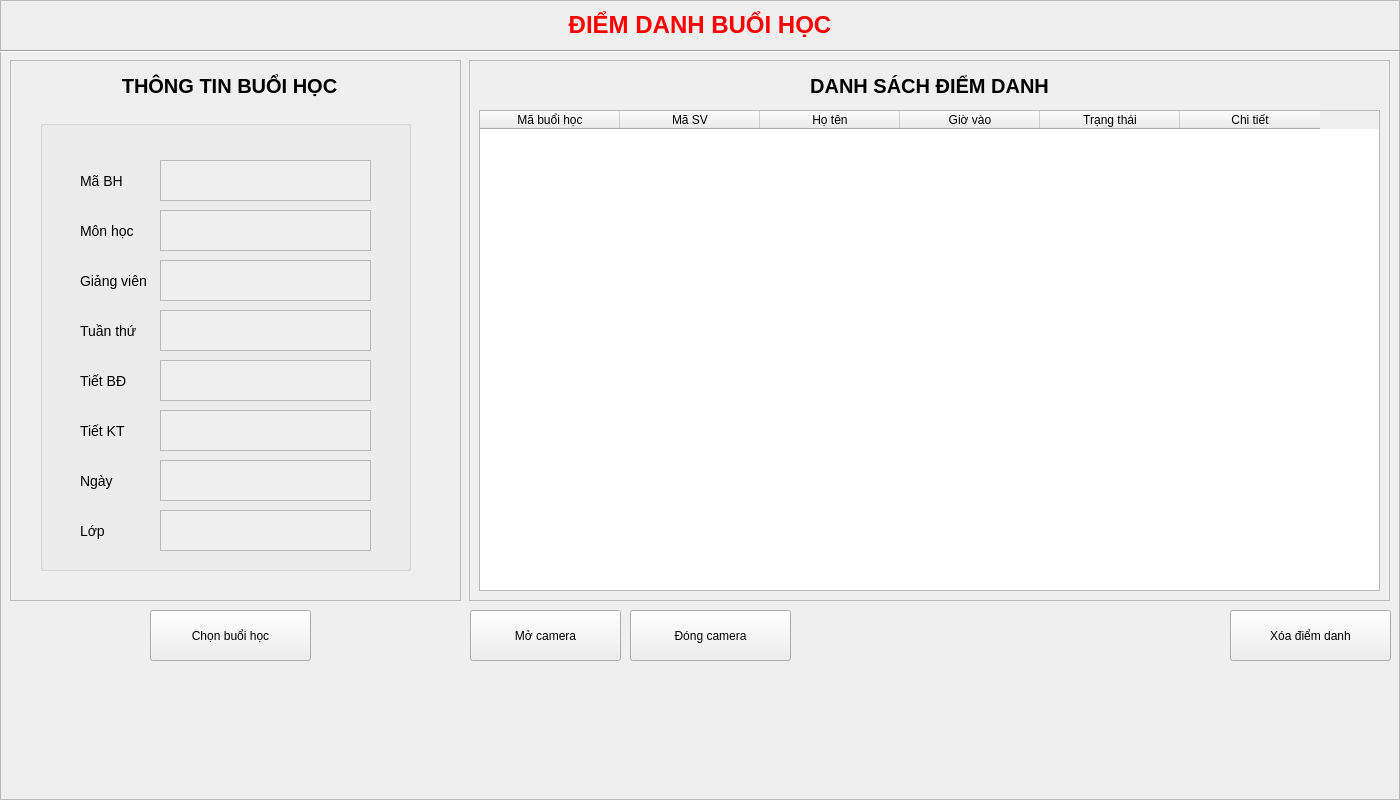
<?xml version="1.0" encoding="UTF-8"?>
<ui version="4.0">
 <class>Attendence</class>
 <widget class="QWidget" name="Attendence">
  <property name="geometry">
   <rect>
    <x>0</x>
    <y>0</y>
    <width>1400</width>
    <height>800</height>
   </rect>
  </property>
  <property name="windowTitle">
   <string>Form</string>
  </property>
  <widget class="QFrame" name="frame">
   <property name="geometry">
    <rect>
     <x>0</x>
     <y>0</y>
     <width>1400</width>
     <height>800</height>
    </rect>
   </property>
   <property name="styleSheet">
    <string notr="true">QTextEdit{
	font-size: 14px;
	padding: 5px;
	background-color: white;
	border: 1px solid black;
}
#fr_sinhvien, #fr_lophoc, #fr_thongtin{
	border: 2px solid grey;
}
QComboBox{
	font-size:14px;
	border: 1px solid black;
	padding: 5px
}
QComboBox::drop-down{
	border: none;
}
QComboBox::down-arrow{
	image: url(:/assets/assets/icons/droparrow.ico);
	width: 18px;
	background-color: white;
	height: 20px;
	margin-right: 15px
}
QComboBox:on
QComboBox QListView
QComboBox QListView::item
QComboBox QListView::item:hover
QComboBox QListView::item:selected</string>
   </property>
   <property name="frameShape">
    <enum>QFrame::StyledPanel</enum>
   </property>
   <property name="frameShadow">
    <enum>QFrame::Raised</enum>
   </property>
   <widget class="QLabel" name="lb_main">
    <property name="geometry">
     <rect>
      <x>0</x>
      <y>0</y>
      <width>1400</width>
      <height>50</height>
     </rect>
    </property>
    <property name="font">
     <font>
      <pointsize>18</pointsize>
      <weight>75</weight>
      <bold>true</bold>
     </font>
    </property>
    <property name="styleSheet">
     <string notr="true">color:red
</string>
    </property>
    <property name="text">
     <string>ĐIỂM DANH BUỔI HỌC</string>
    </property>
    <property name="alignment">
     <set>Qt::AlignCenter</set>
    </property>
   </widget>
   <widget class="Line" name="line">
    <property name="geometry">
     <rect>
      <x>0</x>
      <y>50</y>
      <width>1400</width>
      <height>3</height>
     </rect>
    </property>
    <property name="orientation">
     <enum>Qt::Horizontal</enum>
    </property>
   </widget>
   <widget class="QFrame" name="fr_thongtin">
    <property name="geometry">
     <rect>
      <x>10</x>
      <y>60</y>
      <width>451</width>
      <height>541</height>
     </rect>
    </property>
    <property name="styleSheet">
     <string notr="true">#frame{
	border: 1px solid black
}
QPushButton{
	padding: 15px 5px;
	background-color: #D5EDF9;
}
#gridLayout{
	border: 1px solid black;
}
</string>
    </property>
    <property name="frameShape">
     <enum>QFrame::StyledPanel</enum>
    </property>
    <property name="frameShadow">
     <enum>QFrame::Raised</enum>
    </property>
    <widget class="QGroupBox" name="grbx_canhan">
     <property name="geometry">
      <rect>
       <x>30</x>
       <y>60</y>
       <width>371</width>
       <height>451</height>
      </rect>
     </property>
     <property name="font">
      <font>
       <pointsize>10</pointsize>
       <weight>75</weight>
       <bold>true</bold>
      </font>
     </property>
     <property name="styleSheet">
      <string notr="true">QLabel, QPushButton{
	font-size: 14px;
}</string>
     </property>
     <property name="title">
      <string/>
     </property>
     <property name="alignment">
      <set>Qt::AlignCenter</set>
     </property>
     <widget class="QLabel" name="lb_hoten">
      <property name="geometry">
       <rect>
        <x>40</x>
        <y>40</y>
        <width>71</width>
        <height>41</height>
       </rect>
      </property>
      <property name="font">
       <font>
        <pointsize>-1</pointsize>
       </font>
      </property>
      <property name="text">
       <string>Mã BH</string>
      </property>
     </widget>
     <widget class="QLabel" name="lb_namsinh">
      <property name="geometry">
       <rect>
        <x>40</x>
        <y>140</y>
        <width>90</width>
        <height>41</height>
       </rect>
      </property>
      <property name="font">
       <font>
        <pointsize>-1</pointsize>
       </font>
      </property>
      <property name="text">
       <string>Giảng viên</string>
      </property>
     </widget>
     <widget class="QLabel" name="lb_cccd">
      <property name="geometry">
       <rect>
        <x>40</x>
        <y>190</y>
        <width>57</width>
        <height>41</height>
       </rect>
      </property>
      <property name="font">
       <font>
        <pointsize>-1</pointsize>
       </font>
      </property>
      <property name="text">
       <string>Tuần thứ</string>
      </property>
     </widget>
     <widget class="QLabel" name="lb_gioitinh">
      <property name="geometry">
       <rect>
        <x>40</x>
        <y>240</y>
        <width>81</width>
        <height>41</height>
       </rect>
      </property>
      <property name="font">
       <font>
        <pointsize>-1</pointsize>
       </font>
      </property>
      <property name="text">
       <string>Tiết BĐ</string>
      </property>
     </widget>
     <widget class="QLabel" name="lb_email">
      <property name="geometry">
       <rect>
        <x>40</x>
        <y>290</y>
        <width>56</width>
        <height>41</height>
       </rect>
      </property>
      <property name="font">
       <font>
        <pointsize>-1</pointsize>
       </font>
      </property>
      <property name="text">
       <string>Tiết KT</string>
      </property>
     </widget>
     <widget class="QLabel" name="lb_sdt">
      <property name="geometry">
       <rect>
        <x>40</x>
        <y>340</y>
        <width>44</width>
        <height>41</height>
       </rect>
      </property>
      <property name="font">
       <font>
        <pointsize>-1</pointsize>
       </font>
      </property>
      <property name="text">
       <string>Ngày</string>
      </property>
     </widget>
     <widget class="QTextEdit" name="txt_mabh">
      <property name="enabled">
       <bool>false</bool>
      </property>
      <property name="geometry">
       <rect>
        <x>120</x>
        <y>40</y>
        <width>211</width>
        <height>41</height>
       </rect>
      </property>
      <property name="font">
       <font>
        <pointsize>-1</pointsize>
       </font>
      </property>
      <property name="readOnly">
       <bool>true</bool>
      </property>
      <property name="markdown">
       <string/>
      </property>
      <property name="html">
       <string>&lt;!DOCTYPE HTML PUBLIC &quot;-//W3C//DTD HTML 4.0//EN&quot; &quot;http://www.w3.org/TR/REC-html40/strict.dtd&quot;&gt;
&lt;html&gt;&lt;head&gt;&lt;meta name=&quot;qrichtext&quot; content=&quot;1&quot; /&gt;&lt;style type=&quot;text/css&quot;&gt;
p, li { white-space: pre-wrap; }
&lt;/style&gt;&lt;/head&gt;&lt;body style=&quot; font-family:'MS Shell Dlg 2'; font-size:14px; font-weight:400; font-style:normal;&quot;&gt;
&lt;p style=&quot;-qt-paragraph-type:empty; margin-top:0px; margin-bottom:0px; margin-left:0px; margin-right:0px; -qt-block-indent:0; text-indent:0px;&quot;&gt;&lt;br /&gt;&lt;/p&gt;&lt;/body&gt;&lt;/html&gt;</string>
      </property>
     </widget>
     <widget class="QLabel" name="lb_lophoc">
      <property name="geometry">
       <rect>
        <x>40</x>
        <y>390</y>
        <width>71</width>
        <height>41</height>
       </rect>
      </property>
      <property name="font">
       <font>
        <pointsize>-1</pointsize>
       </font>
      </property>
      <property name="text">
       <string>Lớp</string>
      </property>
     </widget>
     <widget class="QLabel" name="lb_hoten_2">
      <property name="geometry">
       <rect>
        <x>40</x>
        <y>90</y>
        <width>71</width>
        <height>41</height>
       </rect>
      </property>
      <property name="font">
       <font>
        <pointsize>-1</pointsize>
       </font>
      </property>
      <property name="text">
       <string>Môn học</string>
      </property>
     </widget>
     <widget class="QTextEdit" name="txt_mh">
      <property name="enabled">
       <bool>false</bool>
      </property>
      <property name="geometry">
       <rect>
        <x>120</x>
        <y>90</y>
        <width>211</width>
        <height>41</height>
       </rect>
      </property>
      <property name="font">
       <font>
        <pointsize>-1</pointsize>
       </font>
      </property>
      <property name="readOnly">
       <bool>true</bool>
      </property>
      <property name="markdown">
       <string/>
      </property>
      <property name="html">
       <string>&lt;!DOCTYPE HTML PUBLIC &quot;-//W3C//DTD HTML 4.0//EN&quot; &quot;http://www.w3.org/TR/REC-html40/strict.dtd&quot;&gt;
&lt;html&gt;&lt;head&gt;&lt;meta name=&quot;qrichtext&quot; content=&quot;1&quot; /&gt;&lt;style type=&quot;text/css&quot;&gt;
p, li { white-space: pre-wrap; }
&lt;/style&gt;&lt;/head&gt;&lt;body style=&quot; font-family:'MS Shell Dlg 2'; font-size:14px; font-weight:400; font-style:normal;&quot;&gt;
&lt;p style=&quot;-qt-paragraph-type:empty; margin-top:0px; margin-bottom:0px; margin-left:0px; margin-right:0px; -qt-block-indent:0; text-indent:0px;&quot;&gt;&lt;br /&gt;&lt;/p&gt;&lt;/body&gt;&lt;/html&gt;</string>
      </property>
     </widget>
     <widget class="QTextEdit" name="txt_gv">
      <property name="enabled">
       <bool>false</bool>
      </property>
      <property name="geometry">
       <rect>
        <x>120</x>
        <y>140</y>
        <width>211</width>
        <height>41</height>
       </rect>
      </property>
      <property name="font">
       <font>
        <pointsize>-1</pointsize>
       </font>
      </property>
      <property name="readOnly">
       <bool>true</bool>
      </property>
      <property name="markdown">
       <string/>
      </property>
      <property name="html">
       <string>&lt;!DOCTYPE HTML PUBLIC &quot;-//W3C//DTD HTML 4.0//EN&quot; &quot;http://www.w3.org/TR/REC-html40/strict.dtd&quot;&gt;
&lt;html&gt;&lt;head&gt;&lt;meta name=&quot;qrichtext&quot; content=&quot;1&quot; /&gt;&lt;style type=&quot;text/css&quot;&gt;
p, li { white-space: pre-wrap; }
&lt;/style&gt;&lt;/head&gt;&lt;body style=&quot; font-family:'MS Shell Dlg 2'; font-size:14px; font-weight:400; font-style:normal;&quot;&gt;
&lt;p style=&quot;-qt-paragraph-type:empty; margin-top:0px; margin-bottom:0px; margin-left:0px; margin-right:0px; -qt-block-indent:0; text-indent:0px;&quot;&gt;&lt;br /&gt;&lt;/p&gt;&lt;/body&gt;&lt;/html&gt;</string>
      </property>
     </widget>
     <widget class="QTextEdit" name="txt_tuan">
      <property name="enabled">
       <bool>false</bool>
      </property>
      <property name="geometry">
       <rect>
        <x>120</x>
        <y>190</y>
        <width>211</width>
        <height>41</height>
       </rect>
      </property>
      <property name="font">
       <font>
        <pointsize>-1</pointsize>
       </font>
      </property>
      <property name="readOnly">
       <bool>true</bool>
      </property>
      <property name="markdown">
       <string/>
      </property>
      <property name="html">
       <string>&lt;!DOCTYPE HTML PUBLIC &quot;-//W3C//DTD HTML 4.0//EN&quot; &quot;http://www.w3.org/TR/REC-html40/strict.dtd&quot;&gt;
&lt;html&gt;&lt;head&gt;&lt;meta name=&quot;qrichtext&quot; content=&quot;1&quot; /&gt;&lt;style type=&quot;text/css&quot;&gt;
p, li { white-space: pre-wrap; }
&lt;/style&gt;&lt;/head&gt;&lt;body style=&quot; font-family:'MS Shell Dlg 2'; font-size:14px; font-weight:400; font-style:normal;&quot;&gt;
&lt;p style=&quot;-qt-paragraph-type:empty; margin-top:0px; margin-bottom:0px; margin-left:0px; margin-right:0px; -qt-block-indent:0; text-indent:0px;&quot;&gt;&lt;br /&gt;&lt;/p&gt;&lt;/body&gt;&lt;/html&gt;</string>
      </property>
     </widget>
     <widget class="QTextEdit" name="txt_tietbd">
      <property name="enabled">
       <bool>false</bool>
      </property>
      <property name="geometry">
       <rect>
        <x>120</x>
        <y>240</y>
        <width>211</width>
        <height>41</height>
       </rect>
      </property>
      <property name="font">
       <font>
        <pointsize>-1</pointsize>
       </font>
      </property>
      <property name="readOnly">
       <bool>true</bool>
      </property>
      <property name="markdown">
       <string/>
      </property>
      <property name="html">
       <string>&lt;!DOCTYPE HTML PUBLIC &quot;-//W3C//DTD HTML 4.0//EN&quot; &quot;http://www.w3.org/TR/REC-html40/strict.dtd&quot;&gt;
&lt;html&gt;&lt;head&gt;&lt;meta name=&quot;qrichtext&quot; content=&quot;1&quot; /&gt;&lt;style type=&quot;text/css&quot;&gt;
p, li { white-space: pre-wrap; }
&lt;/style&gt;&lt;/head&gt;&lt;body style=&quot; font-family:'MS Shell Dlg 2'; font-size:14px; font-weight:400; font-style:normal;&quot;&gt;
&lt;p style=&quot;-qt-paragraph-type:empty; margin-top:0px; margin-bottom:0px; margin-left:0px; margin-right:0px; -qt-block-indent:0; text-indent:0px;&quot;&gt;&lt;br /&gt;&lt;/p&gt;&lt;/body&gt;&lt;/html&gt;</string>
      </property>
     </widget>
     <widget class="QTextEdit" name="txt_tietkt">
      <property name="enabled">
       <bool>false</bool>
      </property>
      <property name="geometry">
       <rect>
        <x>120</x>
        <y>290</y>
        <width>211</width>
        <height>41</height>
       </rect>
      </property>
      <property name="font">
       <font>
        <pointsize>-1</pointsize>
       </font>
      </property>
      <property name="readOnly">
       <bool>true</bool>
      </property>
      <property name="markdown">
       <string/>
      </property>
      <property name="html">
       <string>&lt;!DOCTYPE HTML PUBLIC &quot;-//W3C//DTD HTML 4.0//EN&quot; &quot;http://www.w3.org/TR/REC-html40/strict.dtd&quot;&gt;
&lt;html&gt;&lt;head&gt;&lt;meta name=&quot;qrichtext&quot; content=&quot;1&quot; /&gt;&lt;style type=&quot;text/css&quot;&gt;
p, li { white-space: pre-wrap; }
&lt;/style&gt;&lt;/head&gt;&lt;body style=&quot; font-family:'MS Shell Dlg 2'; font-size:14px; font-weight:400; font-style:normal;&quot;&gt;
&lt;p style=&quot;-qt-paragraph-type:empty; margin-top:0px; margin-bottom:0px; margin-left:0px; margin-right:0px; -qt-block-indent:0; text-indent:0px;&quot;&gt;&lt;br /&gt;&lt;/p&gt;&lt;/body&gt;&lt;/html&gt;</string>
      </property>
     </widget>
     <widget class="QTextEdit" name="txt_ngay">
      <property name="enabled">
       <bool>false</bool>
      </property>
      <property name="geometry">
       <rect>
        <x>120</x>
        <y>340</y>
        <width>211</width>
        <height>41</height>
       </rect>
      </property>
      <property name="font">
       <font>
        <pointsize>-1</pointsize>
       </font>
      </property>
      <property name="readOnly">
       <bool>true</bool>
      </property>
      <property name="markdown">
       <string/>
      </property>
      <property name="html">
       <string>&lt;!DOCTYPE HTML PUBLIC &quot;-//W3C//DTD HTML 4.0//EN&quot; &quot;http://www.w3.org/TR/REC-html40/strict.dtd&quot;&gt;
&lt;html&gt;&lt;head&gt;&lt;meta name=&quot;qrichtext&quot; content=&quot;1&quot; /&gt;&lt;style type=&quot;text/css&quot;&gt;
p, li { white-space: pre-wrap; }
&lt;/style&gt;&lt;/head&gt;&lt;body style=&quot; font-family:'MS Shell Dlg 2'; font-size:14px; font-weight:400; font-style:normal;&quot;&gt;
&lt;p style=&quot;-qt-paragraph-type:empty; margin-top:0px; margin-bottom:0px; margin-left:0px; margin-right:0px; -qt-block-indent:0; text-indent:0px;&quot;&gt;&lt;br /&gt;&lt;/p&gt;&lt;/body&gt;&lt;/html&gt;</string>
      </property>
     </widget>
     <widget class="QTextEdit" name="txt_lop">
      <property name="enabled">
       <bool>false</bool>
      </property>
      <property name="geometry">
       <rect>
        <x>120</x>
        <y>390</y>
        <width>211</width>
        <height>41</height>
       </rect>
      </property>
      <property name="font">
       <font>
        <pointsize>-1</pointsize>
       </font>
      </property>
      <property name="readOnly">
       <bool>true</bool>
      </property>
      <property name="markdown">
       <string/>
      </property>
      <property name="html">
       <string>&lt;!DOCTYPE HTML PUBLIC &quot;-//W3C//DTD HTML 4.0//EN&quot; &quot;http://www.w3.org/TR/REC-html40/strict.dtd&quot;&gt;
&lt;html&gt;&lt;head&gt;&lt;meta name=&quot;qrichtext&quot; content=&quot;1&quot; /&gt;&lt;style type=&quot;text/css&quot;&gt;
p, li { white-space: pre-wrap; }
&lt;/style&gt;&lt;/head&gt;&lt;body style=&quot; font-family:'MS Shell Dlg 2'; font-size:14px; font-weight:400; font-style:normal;&quot;&gt;
&lt;p style=&quot;-qt-paragraph-type:empty; margin-top:0px; margin-bottom:0px; margin-left:0px; margin-right:0px; -qt-block-indent:0; text-indent:0px;&quot;&gt;&lt;br /&gt;&lt;/p&gt;&lt;/body&gt;&lt;/html&gt;</string>
      </property>
     </widget>
    </widget>
    <widget class="QLabel" name="lb_thongtin">
     <property name="geometry">
      <rect>
       <x>4</x>
       <y>10</y>
       <width>431</width>
       <height>31</height>
      </rect>
     </property>
     <property name="font">
      <font>
       <pointsize>-1</pointsize>
       <weight>75</weight>
       <bold>true</bold>
      </font>
     </property>
     <property name="styleSheet">
      <string notr="true">font-size: 20px;
font-weight: bold;</string>
     </property>
     <property name="text">
      <string>THÔNG TIN BUỔI HỌC</string>
     </property>
     <property name="alignment">
      <set>Qt::AlignCenter</set>
     </property>
    </widget>
   </widget>
   <widget class="QFrame" name="fr_sinhvien">
    <property name="geometry">
     <rect>
      <x>469</x>
      <y>60</y>
      <width>921</width>
      <height>541</height>
     </rect>
    </property>
    <property name="frameShape">
     <enum>QFrame::StyledPanel</enum>
    </property>
    <property name="frameShadow">
     <enum>QFrame::Raised</enum>
    </property>
    <widget class="QLabel" name="lb_thongtin_2">
     <property name="geometry">
      <rect>
       <x>10</x>
       <y>10</y>
       <width>901</width>
       <height>31</height>
      </rect>
     </property>
     <property name="font">
      <font>
       <pointsize>-1</pointsize>
       <weight>75</weight>
       <bold>true</bold>
      </font>
     </property>
     <property name="styleSheet">
      <string notr="true">font-size: 20px;
font-weight: bold;
</string>
     </property>
     <property name="text">
      <string>DANH SÁCH ĐIỂM DANH</string>
     </property>
     <property name="alignment">
      <set>Qt::AlignCenter</set>
     </property>
    </widget>
    <widget class="QTableWidget" name="tbDiemdanh">
     <property name="geometry">
      <rect>
       <x>10</x>
       <y>50</y>
       <width>901</width>
       <height>481</height>
      </rect>
     </property>
     <property name="selectionBehavior">
      <enum>QAbstractItemView::SelectRows</enum>
     </property>
     <attribute name="horizontalHeaderMinimumSectionSize">
      <number>50</number>
     </attribute>
     <attribute name="horizontalHeaderDefaultSectionSize">
      <number>140</number>
     </attribute>
     <column>
      <property name="text">
       <string>Mã buổi học</string>
      </property>
     </column>
     <column>
      <property name="text">
       <string>Mã SV</string>
      </property>
     </column>
     <column>
      <property name="text">
       <string>Họ tên</string>
      </property>
     </column>
     <column>
      <property name="text">
       <string>Giờ vào</string>
      </property>
     </column>
     <column>
      <property name="text">
       <string>Trạng thái</string>
      </property>
     </column>
     <column>
      <property name="text">
       <string>Chi tiết</string>
      </property>
     </column>
    </widget>
   </widget>
   <widget class="QLabel" name="lbAleart">
    <property name="geometry">
     <rect>
      <x>180</x>
      <y>700</y>
      <width>731</width>
      <height>61</height>
     </rect>
    </property>
    <property name="styleSheet">
     <string notr="true">font:20pt &quot;Arial&quot;;
color:red;</string>
    </property>
    <property name="text">
     <string/>
    </property>
   </widget>
   <widget class="QPushButton" name="btnBuoihoc">
    <property name="geometry">
     <rect>
      <x>150</x>
      <y>610</y>
      <width>161</width>
      <height>51</height>
     </rect>
    </property>
    <property name="text">
     <string>Chọn buổi học</string>
    </property>
   </widget>
   <widget class="QPushButton" name="btnDelete">
    <property name="geometry">
     <rect>
      <x>1230</x>
      <y>610</y>
      <width>161</width>
      <height>51</height>
     </rect>
    </property>
    <property name="text">
     <string>Xóa điểm danh</string>
    </property>
   </widget>
   <widget class="QPushButton" name="btnOpenCam">
    <property name="geometry">
     <rect>
      <x>470</x>
      <y>610</y>
      <width>151</width>
      <height>51</height>
     </rect>
    </property>
    <property name="styleSheet">
     <string notr="true">font: 75 10pt &quot;MS Shell Dlg 2&quot;;</string>
    </property>
    <property name="text">
     <string>Mở camera</string>
    </property>
   </widget>
   <widget class="QPushButton" name="btnCloseCam">
    <property name="geometry">
     <rect>
      <x>630</x>
      <y>610</y>
      <width>161</width>
      <height>51</height>
     </rect>
    </property>
    <property name="styleSheet">
     <string notr="true">font: 75 10pt &quot;MS Shell Dlg 2&quot;;</string>
    </property>
    <property name="text">
     <string>Đóng camera</string>
    </property>
   </widget>
   <widget class="QLabel" name="lbCamera">
    <property name="geometry">
     <rect>
      <x>1340</x>
      <y>780</y>
      <width>47</width>
      <height>13</height>
     </rect>
    </property>
    <property name="text">
     <string/>
    </property>
   </widget>
  </widget>
 </widget>
 <resources>
  <include location="../resources.qrc"/>
 </resources>
 <connections/>
</ui>
